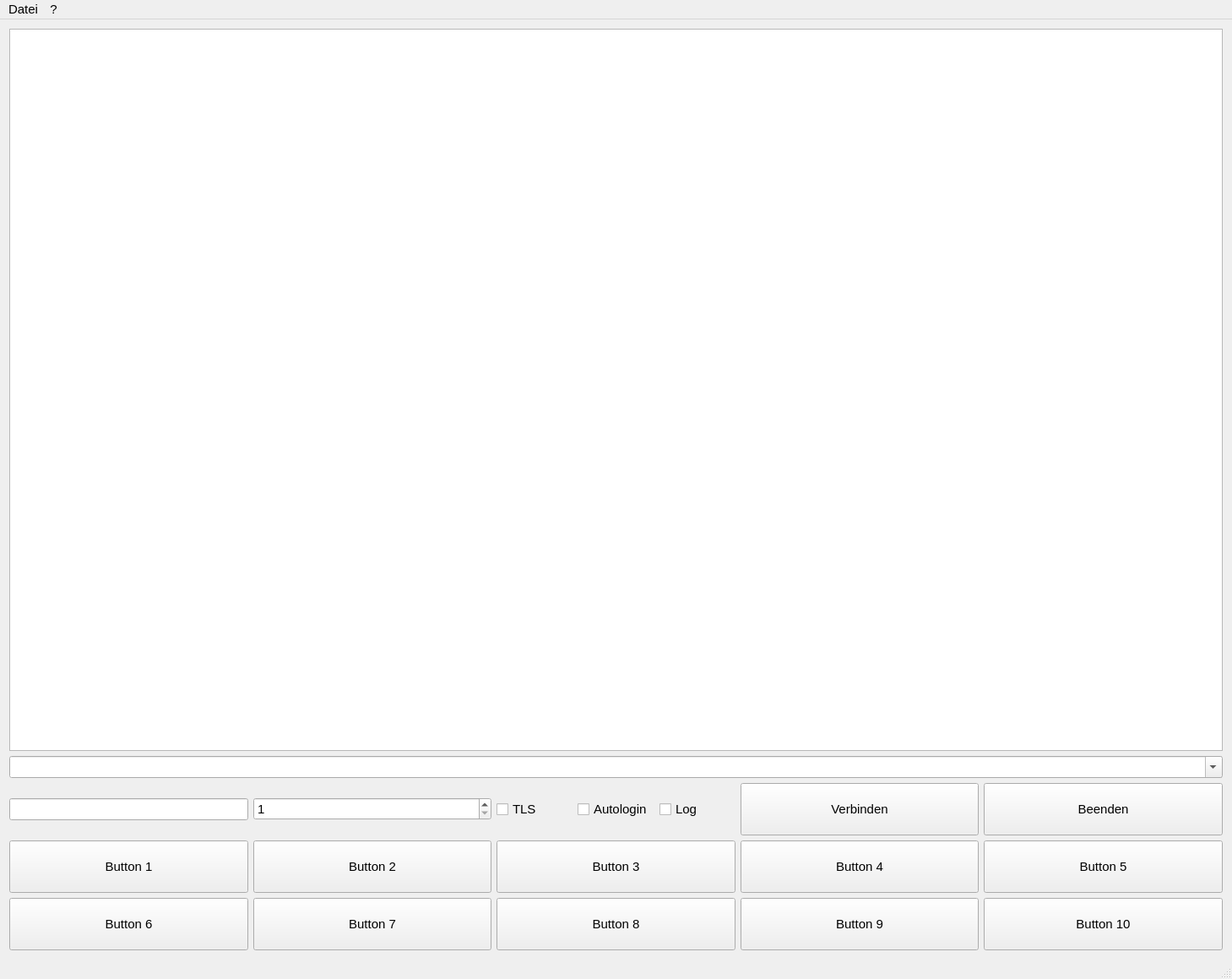
<?xml version="1.0" encoding="UTF-8"?>
<ui version="4.0">
 <class>qTame</class>
 <widget class="QMainWindow" name="qTame">
  <property name="geometry">
   <rect>
    <x>0</x>
    <y>0</y>
    <width>1459</width>
    <height>1159</height>
   </rect>
  </property>
  <property name="windowTitle">
   <string>Tamedhon qTame</string>
  </property>
  <property name="windowIcon">
   <iconset resource="resources.qrc">
    <normaloff>:/logo.png</normaloff>:/logo.png</iconset>
  </property>
  <widget class="QWidget" name="centralWidget">
   <layout class="QGridLayout" name="gridLayout_2">
    <item row="0" column="0">
     <widget class="QTextConsole" name="txtConsole"/>
    </item>
    <item row="1" column="0">
     <widget class="QCmdWidget" name="cbCmd">
      <property name="font">
       <font>
        <pointsize>11</pointsize>
       </font>
      </property>
      <property name="editable">
       <bool>true</bool>
      </property>
     </widget>
    </item>
    <item row="2" column="0">
     <layout class="QGridLayout" name="gridLayout">
      <item row="0" column="3">
       <widget class="QPushButton" name="btConnect">
        <property name="minimumSize">
         <size>
          <width>0</width>
          <height>62</height>
         </size>
        </property>
        <property name="font">
         <font>
          <pointsize>11</pointsize>
         </font>
        </property>
        <property name="text">
         <string>Verbinden</string>
        </property>
       </widget>
      </item>
      <item row="1" column="4">
       <widget class="QPushButton" name="btn5">
        <property name="minimumSize">
         <size>
          <width>0</width>
          <height>62</height>
         </size>
        </property>
        <property name="font">
         <font>
          <pointsize>11</pointsize>
         </font>
        </property>
        <property name="text">
         <string>Button 5</string>
        </property>
       </widget>
      </item>
      <item row="1" column="0">
       <widget class="QPushButton" name="btn1">
        <property name="minimumSize">
         <size>
          <width>0</width>
          <height>62</height>
         </size>
        </property>
        <property name="font">
         <font>
          <pointsize>11</pointsize>
         </font>
        </property>
        <property name="text">
         <string>Button 1</string>
        </property>
       </widget>
      </item>
      <item row="2" column="4">
       <widget class="QPushButton" name="btn10">
        <property name="minimumSize">
         <size>
          <width>0</width>
          <height>62</height>
         </size>
        </property>
        <property name="font">
         <font>
          <pointsize>11</pointsize>
         </font>
        </property>
        <property name="text">
         <string>Button 10</string>
        </property>
       </widget>
      </item>
      <item row="1" column="2">
       <widget class="QPushButton" name="btn3">
        <property name="minimumSize">
         <size>
          <width>0</width>
          <height>62</height>
         </size>
        </property>
        <property name="font">
         <font>
          <pointsize>11</pointsize>
         </font>
        </property>
        <property name="text">
         <string>Button 3</string>
        </property>
       </widget>
      </item>
      <item row="2" column="2">
       <widget class="QPushButton" name="btn8">
        <property name="minimumSize">
         <size>
          <width>0</width>
          <height>62</height>
         </size>
        </property>
        <property name="font">
         <font>
          <pointsize>11</pointsize>
         </font>
        </property>
        <property name="text">
         <string>Button 8</string>
        </property>
       </widget>
      </item>
      <item row="0" column="0">
       <widget class="QLineEdit" name="txtAddr">
        <property name="sizePolicy">
         <sizepolicy hsizetype="Minimum" vsizetype="Fixed">
          <horstretch>0</horstretch>
          <verstretch>0</verstretch>
         </sizepolicy>
        </property>
        <property name="font">
         <font>
          <pointsize>11</pointsize>
         </font>
        </property>
       </widget>
      </item>
      <item row="1" column="3">
       <widget class="QPushButton" name="btn4">
        <property name="minimumSize">
         <size>
          <width>0</width>
          <height>62</height>
         </size>
        </property>
        <property name="font">
         <font>
          <pointsize>11</pointsize>
         </font>
        </property>
        <property name="text">
         <string>Button 4</string>
        </property>
       </widget>
      </item>
      <item row="2" column="1">
       <widget class="QPushButton" name="btn7">
        <property name="minimumSize">
         <size>
          <width>0</width>
          <height>62</height>
         </size>
        </property>
        <property name="font">
         <font>
          <pointsize>11</pointsize>
         </font>
        </property>
        <property name="text">
         <string>Button 7</string>
        </property>
       </widget>
      </item>
      <item row="2" column="0">
       <widget class="QPushButton" name="btn6">
        <property name="minimumSize">
         <size>
          <width>0</width>
          <height>62</height>
         </size>
        </property>
        <property name="font">
         <font>
          <pointsize>11</pointsize>
         </font>
        </property>
        <property name="text">
         <string>Button 6</string>
        </property>
       </widget>
      </item>
      <item row="1" column="1">
       <widget class="QPushButton" name="btn2">
        <property name="minimumSize">
         <size>
          <width>0</width>
          <height>62</height>
         </size>
        </property>
        <property name="font">
         <font>
          <pointsize>11</pointsize>
         </font>
        </property>
        <property name="text">
         <string>Button 2</string>
        </property>
       </widget>
      </item>
      <item row="0" column="4">
       <widget class="QPushButton" name="btnClose">
        <property name="minimumSize">
         <size>
          <width>0</width>
          <height>62</height>
         </size>
        </property>
        <property name="font">
         <font>
          <pointsize>11</pointsize>
         </font>
        </property>
        <property name="text">
         <string>Beenden</string>
        </property>
       </widget>
      </item>
      <item row="2" column="3">
       <widget class="QPushButton" name="btn9">
        <property name="minimumSize">
         <size>
          <width>0</width>
          <height>62</height>
         </size>
        </property>
        <property name="font">
         <font>
          <pointsize>11</pointsize>
         </font>
        </property>
        <property name="text">
         <string>Button 9</string>
        </property>
       </widget>
      </item>
      <item row="0" column="1">
       <widget class="QSpinBox" name="sbPort">
        <property name="font">
         <font>
          <pointsize>11</pointsize>
         </font>
        </property>
        <property name="minimum">
         <number>1</number>
        </property>
        <property name="maximum">
         <number>65535</number>
        </property>
        <property name="value">
         <number>1</number>
        </property>
       </widget>
      </item>
      <item row="0" column="2">
       <layout class="QHBoxLayout" name="horizontalLayout">
        <item>
         <widget class="QCheckBox" name="cbTLS">
          <property name="font">
           <font>
            <pointsize>11</pointsize>
           </font>
          </property>
          <property name="layoutDirection">
           <enum>Qt::LeftToRight</enum>
          </property>
          <property name="text">
           <string>TLS</string>
          </property>
         </widget>
        </item>
        <item>
         <widget class="QCheckBox" name="cbAutologin">
          <property name="font">
           <font>
            <pointsize>11</pointsize>
           </font>
          </property>
          <property name="layoutDirection">
           <enum>Qt::LeftToRight</enum>
          </property>
          <property name="text">
           <string>Autologin</string>
          </property>
         </widget>
        </item>
        <item>
         <widget class="QCheckBox" name="cbLog">
          <property name="font">
           <font>
            <pointsize>11</pointsize>
           </font>
          </property>
          <property name="layoutDirection">
           <enum>Qt::LeftToRight</enum>
          </property>
          <property name="text">
           <string>Log</string>
          </property>
         </widget>
        </item>
       </layout>
      </item>
     </layout>
    </item>
   </layout>
  </widget>
  <widget class="QMenuBar" name="menuBar">
   <property name="geometry">
    <rect>
     <x>0</x>
     <y>0</y>
     <width>1459</width>
     <height>35</height>
    </rect>
   </property>
   <property name="font">
    <font>
     <pointsize>11</pointsize>
    </font>
   </property>
   <widget class="QMenu" name="menuDatei">
    <property name="font">
     <font>
      <pointsize>11</pointsize>
     </font>
    </property>
    <property name="title">
     <string>Datei</string>
    </property>
    <addaction name="actionEinstellungen"/>
    <addaction name="separator"/>
    <addaction name="actionBeenden"/>
   </widget>
   <widget class="QMenu" name="menuHelp">
    <property name="font">
     <font>
      <pointsize>11</pointsize>
     </font>
    </property>
    <property name="title">
     <string>?</string>
    </property>
    <widget class="QMenu" name="menuHilfe">
     <property name="font">
      <font>
       <pointsize>11</pointsize>
      </font>
     </property>
     <property name="title">
      <string>Hilfe</string>
     </property>
     <addaction name="actionFunktionen"/>
     <addaction name="actionNavigation"/>
    </widget>
    <addaction name="menuHilfe"/>
    <addaction name="separator"/>
    <addaction name="actionInfo"/>
   </widget>
   <addaction name="menuDatei"/>
   <addaction name="menuHelp"/>
  </widget>
  <widget class="QStatusBar" name="statusBar">
   <property name="font">
    <font>
     <pointsize>11</pointsize>
    </font>
   </property>
  </widget>
  <action name="actionUser_Autologin">
   <property name="text">
    <string>User Autologin</string>
   </property>
  </action>
  <action name="actionBeenden">
   <property name="text">
    <string>Beenden</string>
   </property>
   <property name="shortcut">
    <string>Esc</string>
   </property>
  </action>
  <action name="actionZuweisung_freie_Buttons">
   <property name="text">
    <string>Zuweisung freie Buttons</string>
   </property>
  </action>
  <action name="actionEinstellungen">
   <property name="text">
    <string>Einstellungen</string>
   </property>
   <property name="shortcut">
    <string>F10</string>
   </property>
  </action>
  <action name="actionInfo">
   <property name="text">
    <string>Info</string>
   </property>
  </action>
  <action name="actionFunktionen">
   <property name="text">
    <string>Funktionen</string>
   </property>
   <property name="shortcut">
    <string>F1</string>
   </property>
  </action>
  <action name="actionNavigation">
   <property name="text">
    <string>Navigation</string>
   </property>
   <property name="shortcut">
    <string>F2</string>
   </property>
  </action>
 </widget>
 <layoutdefault spacing="6" margin="11"/>
 <customwidgets>
  <customwidget>
   <class>QCmdWidget</class>
   <extends>QComboBox</extends>
   <header>QCmdWidget.h</header>
  </customwidget>
  <customwidget>
   <class>QTextConsole</class>
   <extends>QTextBrowser</extends>
   <header>qtextconsole.h</header>
  </customwidget>
 </customwidgets>
 <tabstops>
  <tabstop>cbCmd</tabstop>
  <tabstop>txtAddr</tabstop>
  <tabstop>sbPort</tabstop>
  <tabstop>btConnect</tabstop>
  <tabstop>btnClose</tabstop>
  <tabstop>btn1</tabstop>
  <tabstop>btn2</tabstop>
  <tabstop>btn3</tabstop>
  <tabstop>btn4</tabstop>
  <tabstop>btn5</tabstop>
  <tabstop>btn6</tabstop>
  <tabstop>btn7</tabstop>
  <tabstop>btn8</tabstop>
  <tabstop>btn9</tabstop>
  <tabstop>btn10</tabstop>
 </tabstops>
 <resources>
  <include location="resources.qrc"/>
 </resources>
 <connections/>
</ui>
